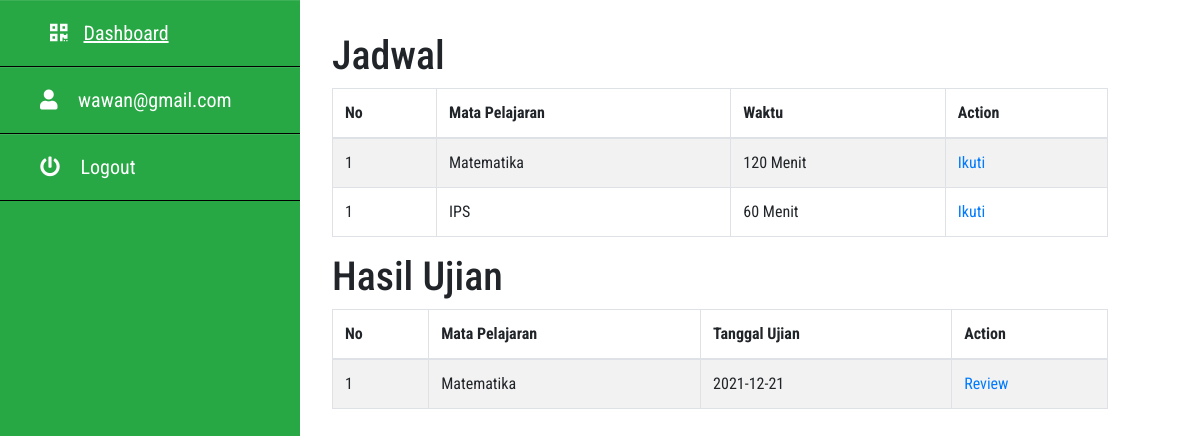
/ (signed in), run on the app's committed database.
### tables this page shows
CREATE TABLE `tb_modul_soal` (
  `id_module` int(5) NOT NULL,
  `nama_module` varchar(30) NOT NULL,
  `matpel` varchar(50) NOT NULL,
  `waktu` int(11) NOT NULL
);

CREATE TABLE `tb_mata_pelajaran` (
  `id_matpel` int(5) NOT NULL,
  `matpel` varchar(30) NOT NULL
);

CREATE TABLE `tb_hasil_ujian` (
  `id_hasil` int(5) NOT NULL,
  `id_module` int(5) NOT NULL,
  `nis` int(5) NOT NULL,
  `nilai` double NOT NULL,
  `jawaban` varchar(100) NOT NULL,
  `tanggal_input` varchar(20) NOT NULL
);

### index.php (the view, shortened to what this page needs)
<?php
    require_once('./action/connection.php');
    if( empty($_SESSION) ){
        header("Location: ".$baseURL.'login.php');
        die('Login first!');
    }else{
        $role = $_SESSION['role'];
        $email = $_SESSION['email'];
        $user = $_SESSION['user_id'];
        if($role == 'siswa'){
            $qSiswa = " select * from tb_siswa  where user_id = $user";
            $resSiswa = mysqli_query($conn, $qSiswa);
            $resSiswa = mysqli_fetch_assoc($resSiswa);
            $nis = $resSiswa['nis'];
            $qGetUjian = " select id_module from tb_hasil_ujian where nis = $nis ";
            $resGetUjian = mysqli_query($conn,$qGetUjian);
            $jumlahUjian = mysqli_num_rows($resGetUjian);
            if( $jumlahUjian > 0){
                $sudahUjian = [];
                while( $dt = mysqli_fetch_assoc($resGetUjian) ){
                    array_push($sudahUjian, $dt['id_module']);
                }
                $strSudahUjian = "";
                for( $i = 0;$i<sizeof($sudahUjian);$i++ ){
                    $strSudahUjian .= "'".$sudahUjian[$i]."'";
                    $strSudahUjian .= ",";
                }
                $strSudahUjian = rtrim($strSudahUjian, ", ");
                $kondisiSudahUjian = "where modul.id_module not in (".$strSudahUjian.")";
            }else{
                $kondisiSudahUjian = '';
            }
        }
    }
?>
<!DOCTYPE html>
<html lang="en">
<head>
    <?php  include('./layout/_head.php') ?>
    <link rel="stylesheet" href="./assets/style.css">
    <link rel="stylesheet" href="./assets/dashboard.css">
</head>
<body>
    <div class="content">
        <div class="sidebar bg-success">
            <ul>
                <li>
                    <a href="./"><i
                            class="fas fa-qrcode"></i>Dashboard</a>
                </li>
                <li>
                    <a
                        href="javascript:void(0)"><i
                            class="fas fa-user"></i>
                            <?=  $email ?>
                        </a>
                </li>
                <li>
                    <a
                        onclick="event.preventDefault();document.getElementById('logout-form').submit() "
                        href="./action/logout.php">
                        <i class="fa fa-power-off" aria-hidden="true"></i>
                            Logout
                        </a>
                </li>
            </ul>
        </div>
        <div class="main-content">
            <?php if($role == "siswa"): ?>
            <div class="jadwal">
                <h1>Jadwal</h1>
                <div class="table-responsive">
                    <table class="table table-striped table-bordered">
                        <thead>
                            <tr>
                                <th>No</th>
                                <th>Mata Pelajaran</th>
                                <th>Waktu</th>
                                <th>Action</th>
                            </tr>
                        </thead>
                        <tbody>
                            <?php
                            $qSelectUjian = " select modul.*,matpel.matpel as nama_matpel from tb_modul_soal as modul
                            inner join tb_mata_pelajaran  as matpel
                            on modul.matpel = matpel.id_matpel
                            $kondisiSudahUjian
                            ";
                            $resUjian = mysqli_query($conn, $qSelectUjian);
                            while($row = mysqli_fetch_assoc($resUjian)){
                            ?>
                            <tr>
                                <td scope="row">1</td>
                                <td><?= $row['nama_matpel'] ?></td>
                                <td><?= $row['waktu'] ?> Menit</td>
                                <td>
                                    <a href="./pages/siswa_ujian.php?module=<?= $row['id_module'] ?>">Ikuti</a>
                                </td>
                            </tr>
                            <?php } ?>
                        </tbody>
                    </table>
                </div>
            </div>
            <div class="hasil">
                <h1>Hasil Ujian</h1>
                <div class="table-responsive">
                    <table class="table table-striped table-bordered">
                        <thead>
                            <tr>
                                <th>No</th>
                                <th>Mata Pelajaran</th>
                                <th>Tanggal Ujian</th>
                                <th>Action</th>
                            </tr>
                        </thead>
                        <tbody>
                            <?php
                            $qSelectUjian = " select modul.*,hasil.tanggal_input,matpel.matpel as nama_matpel from tb_modul_soal as modul
                            inner join tb_mata_pelajaran  as matpel
                            on modul.matpel = matpel.id_matpel
                            inner join tb_hasil_ujian as hasil
                            on modul.id_module = hasil.id_module
                            ";
                            $resUjian = mysqli_query($conn, $qSelectUjian);
                            while($row = mysqli_fetch_assoc($resUjian)){
                            ?>
                            <tr>
                                <td scope="row">1</td>
                                <td><?= $row['nama_matpel'] ?></td>
                                <td><?= $row['tanggal_input'] ?></td>
                                <td>
                                    <a href="./pages/review_ujian.php?module=<?= $row['id_module'] ?>">Review</a>
                                </td>
                            </tr>
                            <?php } ?>
                        </tbody>
                    </table>
                </div>
            </div>
            <?php endif; ?>
        </div>
    </div>
</body>
</html>

### assets/style.css (style rules this page uses)
* { padding: 0; margin: 0; list-style: none; text-decoration: none; }
html { box-sizing: border-box; margin: 0; padding: 0; }
body { font-family: 'Roboto Condensed', sans-serif; height: 100vh; margin: 0; }
.content { display: flex; height: 100%; }
.main-content { width: 70%; padding: 2em; }
.sidebar { position: relative; left: 0; width: 25%; height: 100vh; background: #2D4263; transition: all .5s ease; }
.sidebar ul a { display: block; height: 100%; width: 100%; line-height: 65px; font-size: 20px; color: white; padding-left: 40px; box-sizing: border-box; border-bottom: 1px solid black; border-top: 1px solid rgba(255,255,255,.1); transition: .4s; }
.sidebar ul a i { margin-right: 16px; }

### data on the page
tb_modul_soal: tb_mata_pelajaran.matpel "Matematika", waktu "120"
tb_modul_soal: tb_mata_pelajaran.matpel "IPS", waktu "60"
tb_modul_soal: tb_mata_pelajaran.matpel "Matematika", tb_hasil_ujian.tanggal_input "2021-12-21"

### other printed values
$email "wawan@gmail.com"
